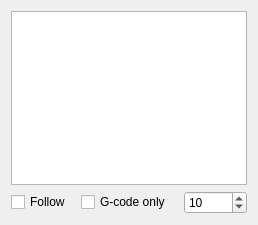
<?xml version="1.0" encoding="UTF-8"?>
<ui version="4.0">
 <class>FileBrowserPanel</class>
 <widget class="QWidget" name="fileBrowser">
  <property name="geometry">
   <rect>
    <x>0</x>
    <y>0</y>
    <width>258</width>
    <height>225</height>
   </rect>
  </property>
  <layout class="QVBoxLayout" name="verticalLayout">
   <item>
    <widget class="QTreeView" name="fileTreeView">
     <property name="editTriggers">
      <set>QAbstractItemView::EditTrigger::NoEditTriggers</set>
     </property>
     <attribute name="headerMinimumSectionSize">
      <number>50</number>
     </attribute>
    </widget>
   </item>
   <item>
    <layout class="QHBoxLayout" name="horizontalLayout">
     <item>
      <widget class="QCheckBox" name="followCheckBox">
       <property name="text">
        <string>Follow</string>
       </property>
       <property name="toolTip">
        <string>If checked, show the list of files in the current directory</string>
       </property>
      </widget>
     </item>
     <item>
      <widget class="QCheckBox" name="filterCheckBox">
       <property name="text">
        <string>G-code only</string>
       </property>
       <property name="toolTip">
        <string>If checked, show the list of files with G-code only</string>
       </property>
      </widget>
     </item>
     <item>
      <spacer name="horizontalSpacer">
       <property name="orientation">
        <enum>Qt::Orientation::Horizontal</enum>
       </property>
      </spacer>
     </item>
     <item>
      <widget class="QSpinBox" name="filePreviewSpinBox">
       <property name="toolTip">
        <string>Preview no. of file lines</string>
       </property>
       <property name="maximum">
        <number>50</number>
       </property>
       <property name="value">
        <number>10</number>
       </property>
      </widget>
     </item>
    </layout>
   </item>
  </layout>
 </widget>
 <resources/>
 <connections/>
</ui>
